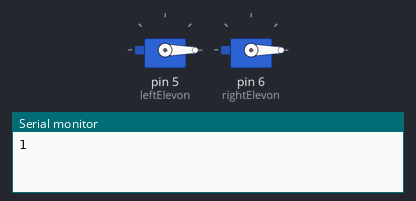
A sketch run on a simulated Arduino Uno, built with avr-gcc and run on an emulated ATmega328P. Shown: 2 × servo, the last lines printed to the serial monitor.

Above: at 0.05 s.
At 9.97 s:
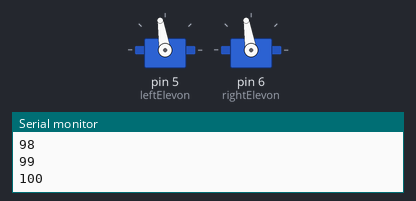
At 19.9 s:
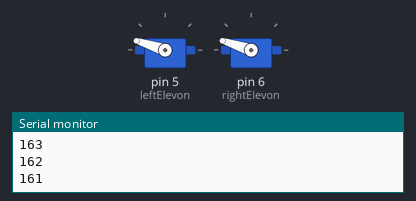
At 39.86 s:
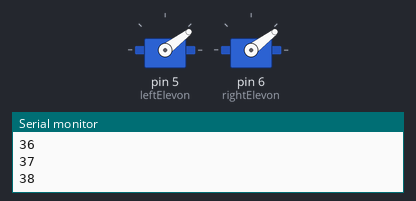
Timing chart, 0 to 40.0 s (numbered marks = the images above):
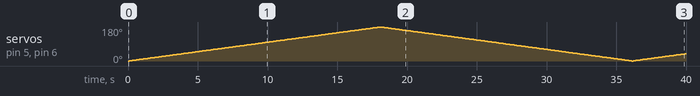

Measured:
- by itself, servo on pin 5 (leftElevon), servo on pin 6 (rightElevon): 0° → 1° at 0.10 s, → 2° 0.10 s later, → 3° 0.10 s later, → 4° 0.10 s later, … (398 changes in this stretch)

The sketch:

servo_sweep.ino
```cpp
// This example sketch tests CH2 (left elevon) and CH3 (right elevon) servos
// by sweeping forward and backward
// Pitch - positive nose up (this means both elevons towards the sky)
// Roll - positive right wing down (this means right elevon up an left elevon down)

#include "Servo.h"

Servo leftElevon;
Servo rightElevon;
int counter = 0;

// 1 is counting up
// 0 is counting down
int direction = 1;

void setup() {

  Serial.begin(9600);

  // Setup servos on digital pins 5 and 6
  leftElevon.attach(5);
  rightElevon.attach(6);

  // Reset the servos
  leftElevon.write(counter);
  rightElevon.write(counter);

}

void loop() {

  // Move the servos 1 degree at a time from 0 to 180 and back down
  leftElevon.write(counter);
  rightElevon.write(counter);

  // Change the direction when we get to 180
  if (counter == 180) {
    direction = 0;
  // Change the direction when we get to 0
  } else if (counter == 0) {
    direction = 1;
  }

  // Count up
  if (direction) {
    counter++;
  // Count down
  } else {
    counter--;
  }

  // Print the counter to the serial monitor
  Serial.println(counter);

  // Delay 100ms
  delay(100);

}
```
